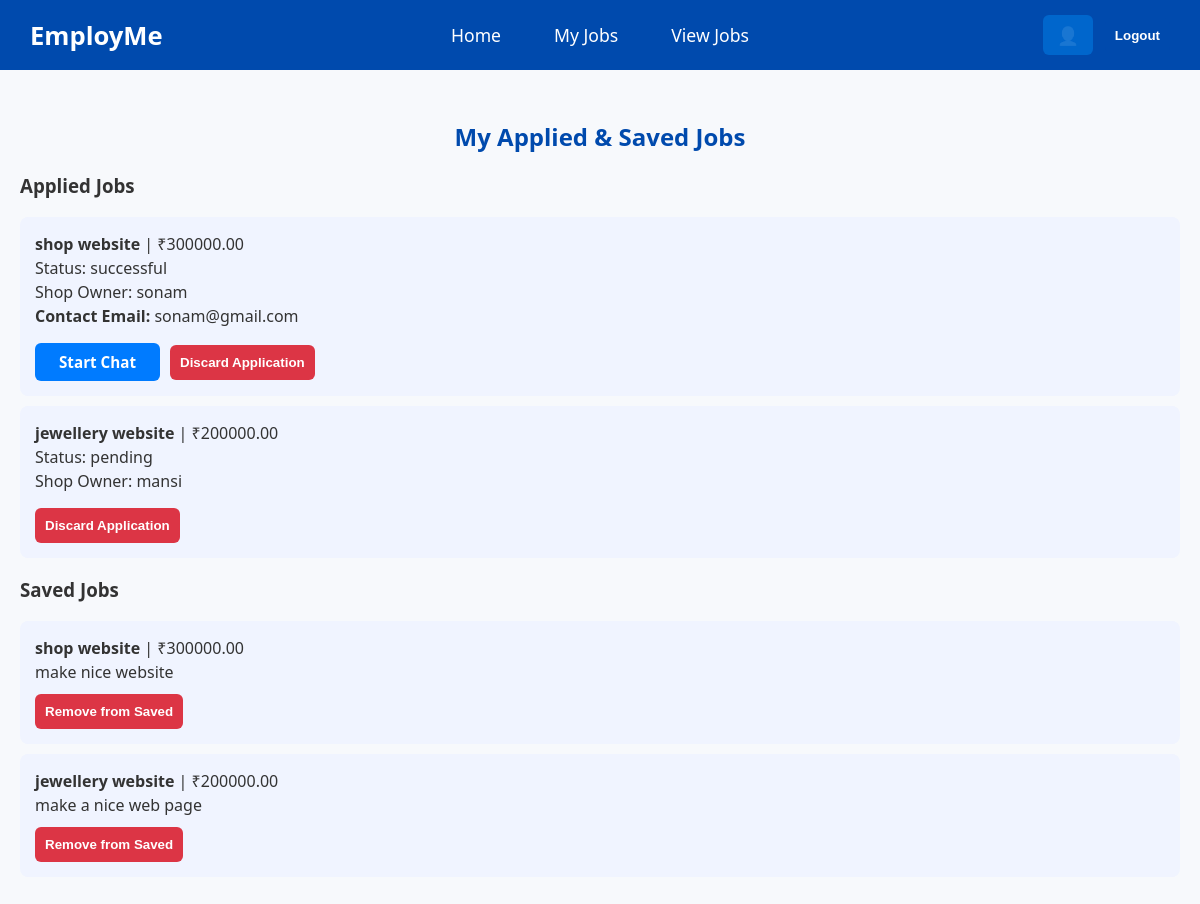
Screenshot of /my_jobs/ (signed in) with the database file from the repository.
### app/models.py (models this page shows, shortened)
class JobApplication(models.Model):
    job = models.ForeignKey(Job, on_delete=models.CASCADE)
    developer = models.ForeignKey(User, on_delete=models.CASCADE)
    status = models.CharField(max_length=20, choices=[
        ('pending', 'Pending'),
        ('approved', 'Approved'),
        ('declined', 'Declined'),
        ('successful', 'Successful'),
        ('rejected', 'Rejected'),
    ], default='pending')
    applied_at = models.DateTimeField(auto_now_add=True)

class Job(models.Model):
    CATEGORY_CHOICES = (
        ('Website', 'Website'),
        ('App', 'App'),
        ('Tutoring', 'Tutoring'),
    )
    title = models.CharField(max_length=200)
    description = models.TextField()
    category = models.CharField(max_length=100,choices=CATEGORY_CHOICES)
    budget = models.DecimalField(max_digits=10, decimal_places=2)
    posted_by = models.ForeignKey(User, on_delete=models.CASCADE)
    posted_at = models.DateTimeField(auto_now_add=True)

class SavedJob(models.Model):
    developer = models.ForeignKey(User, on_delete=models.CASCADE)
    job = models.ForeignKey(Job, on_delete=models.CASCADE)
    saved_at = models.DateTimeField(auto_now_add=True)
    class Meta:
        unique_together = ('developer', 'job')

### app/views.py (the view)
# urls.py: path('my_jobs/', views.my_jobs, name='my_jobs'),
@login_required
def my_jobs(request):
    applied_jobs = JobApplication.objects.filter(developer=request.user).select_related('job')
    saved_jobs = SavedJob.objects.filter(developer=request.user).select_related('job')
    return render(request, 'app/my_jobs.html', {
        'applied_jobs': applied_jobs,
        'saved_jobs': saved_jobs,
    })

### app/templates/app/my_jobs.html (shortened to what this page needs)
{% extends 'app/base.html' %}
{% block content %}
<h2>My Applied & Saved Jobs</h2>
<h3>Applied Jobs</h3>
<ul>
  {% for app in applied_jobs %}
    <li>
      <strong>{{ app.job.title }}</strong> | ₹{{ app.job.budget }}
      <br>Status: {{ app.status }}
      <br>Shop Owner: {{ app.job.posted_by.username }}<br>
      {% if app.status == "successful" %}
        <strong>Contact Email:</strong> {{ app.job.posted_by.email }}<br>
        <div style="display: flex; gap: 10px; align-items: center; ">
       <a href="{% url 'start_chat' app.job.posted_by.id %}" style="margin-top: 15px;" class="btn primary">Start Chat</a>
      {% endif %}
      <form method="post" action="{% url 'discard_application' app.job.id %}">
      <button type="submit" class="btn-danger"  style="margin-top: 15px;">Discard Application</button>
    </form>
    </div>
    </li>
  {% empty %}
    <li>No applications yet.</li>
  {% endfor %}
</ul>
<h3>Saved Jobs</h3>
<ul>
  {% for saved in saved_jobs %}
    <li>
      <strong>{{ saved.job.title }}</strong> | ₹{{ saved.job.budget }}
      <br>{{ saved.job.description }}
      <form method="post" action="{% url 'remove_saved_job' saved.job.id %}" style="margin-top: 10px;">
      <button type="submit" class="btn-danger">Remove from Saved</button>
    </form>
    </li>
  {% empty %}
    <li>No saved jobs yet.</li>
  {% endfor %}
</ul>
{% endblock %}

### app/templates/app/base.html (shortened to what this page needs)
{% load static %}
<!DOCTYPE html>
<html>
<head>
  <link rel="stylesheet" href="{% static 'css/styles.css' %}">
  <link href="https://cdnjs.cloudflare.com/ajax/libs/font-awesome/6.5.0/css/all.min.css" rel="stylesheet"/>
</head>
<body>
 <header class="navbar">
  <div class="navbar-left">
    <h1 class="brand">EmployMe</h1>
  </div>
  <nav class="navbar-center">
    <a href="/">Home</a>
    {% if user.is_authenticated and user.profile.role == 'developer' %}
      <a href="{% url 'my_jobs' %}">My Jobs</a>
    {% endif %}
    <a href="{% url 'job_list' %}">View Jobs</a>
  </nav>
  <div class="navbar-right">
    {% if user.is_authenticated %}
      <a href="{% url 'profile' %}" class="profile-icon" title="{{ user.username }}">👤</a>
      <form method="POST" action="{% url 'logout' %}">
        <button type="submit">Logout</button>
      </form>
    {% else %}
      <a href="{% url 'login' %}">Login</a>
      <a href="{% url 'register' %}">Register</a>
    {% endif %}
  </div>
</header>
  <main>
    {% block content %}{% endblock %}
  </main>
</body>
</html>

### app/static/css/styles.css (style rules this page uses)
body { font-family: 'Segoe UI', sans-serif; margin: 0; padding: 0; background-color: #f7f9fc; color: #333; }
.brand { margin: 0; font-size: 1.6rem; font-weight: bold; }
.navbar-center a, .navbar-right a { color: white; text-decoration: none; font-weight: 500; font-size: 1.1rem; padding: 8px 14px; border-radius: 6px; }
.navbar { display: flex; justify-content: space-between; align-items: center; background-color: #004aad; color: white; padding: 15px 30px; flex-wrap: wrap; }
.navbar-left { flex: 1; }
.navbar-center { flex: 2; display: flex; justify-content: center; gap: 25px; }
.navbar-right { flex: 1; display: flex; justify-content: flex-end; align-items: center; gap: 12px; }
main { padding: 30px 20px; max-width: 1200px; margin: auto; }
button.btn-danger { background-color: #dc3545; color: white; transition: 1s; }
h2 { color: #004aad; text-align: center; margin-bottom: 20px; }
form { display: flex; flex-direction: column; gap: 15px; }
button { background-color: #004aad; color: white; padding: 10px; border: none; border-radius: 6px; font-weight: bold; width: fit-content; cursor: pointer; transition: background-color 0.3s ease; }
ul { list-style-type: none; padding: 0; }
ul li { background-color: #f0f4ff; margin-bottom: 10px; padding: 15px; border-radius: 8px; line-height: 1.5; }
.btn { display: inline-block; padding: 8px 24px; border-radius: 6px; text-decoration: none; font-weight: 600; font-size: 0.95rem; transition: 0.3s ease; }
.btn.primary { background-color: #007bff; color: white; }
.profile-icon { font-size: 1.2rem; text-decoration: none; color: white; padding: 6px 10px; border-radius: 50%; background-color: #0066cc; transition: 0.3s; }

### rows the page displays
JobApplication: job "shop website", job.budget "300000.00", status "successful", job.posted_by.username "sonam", job.posted_by.email "sonam@gmail.com"
JobApplication: job "jewellery website", job.budget "200000.00", status "pending", job.posted_by.username "mansi"
SavedJob: job "shop website", job.budget "300000.00", job.description "make nice website"
SavedJob: job "jewellery website", job.budget "200000.00", job.description "make a nice web page"
